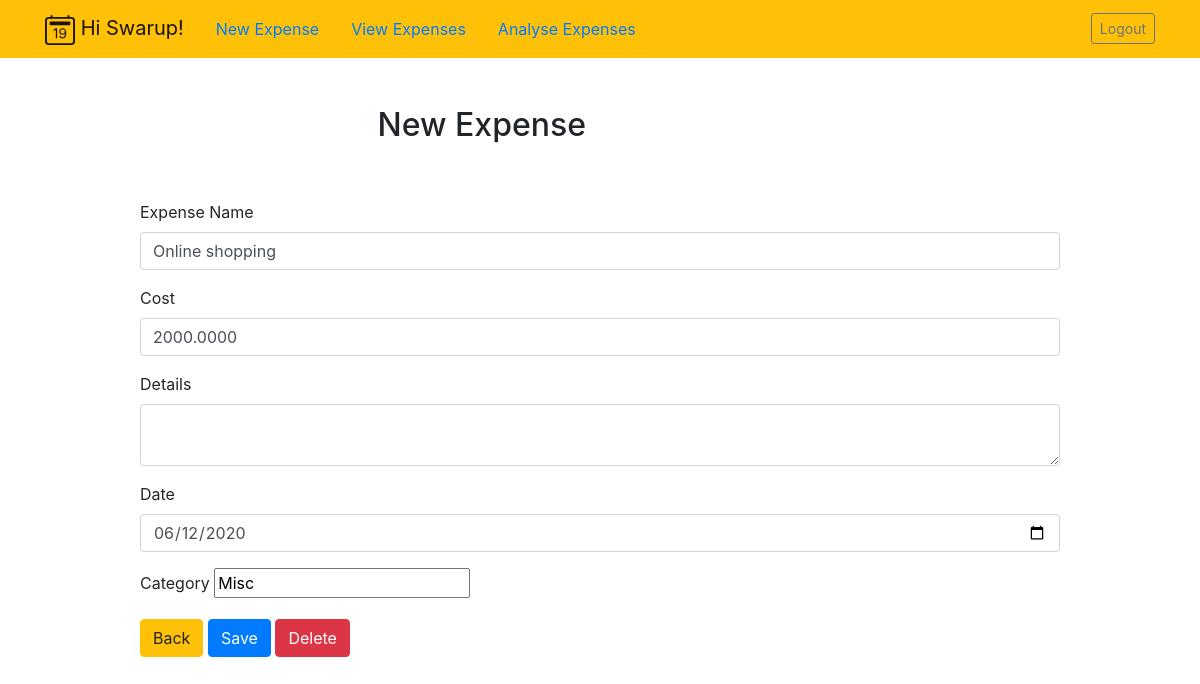
Screenshot of /expenses/view/13 (signed in) with the database file from the repository.
### expenses/models.py (models this page shows, shortened)
class expense(models.Model):
    title = models.CharField(max_length=100)
    details = models.TextField(blank=True)
    value = models.DecimalField(max_digits=10, decimal_places=4, default =0)
    paymentdate = models.DateTimeField(null=True, blank = True)
    category = models.CharField(max_length=100)
    user = models.ForeignKey(User, on_delete=models.CASCADE)

### expenses/views.py (the view, shortened to what this page needs)
# urls.py: path('view/<int:expense_pk>',views.viewexpense,name = "viewexpense"),
@login_required
def viewexpense(request, expense_pk):
    allexpenses = get_object_or_404(expense, pk = expense_pk, user=request.user)
    if request.method == 'GET':
        form = createexpenseform(instance=allexpenses)
        return render(request,'expenses/viewexpense.html',{'expense':allexpenses,'form':form})

### expenses/forms.py
class createexpenseform(ModelForm):
    paymentdate = DateTimeField(widget=forms.widgets.DateTimeInput(format="%Y-%M-%D %H:%M:%S"))
    class Meta:
        model = expense
        fields = ['title','value','details','paymentdate','category']

### expenses/templates/expenses/viewexpense.html (shortened to what this page needs)
{% extends 'userdata/base.html' %}
{% block content %}
<div class="row justify-content-center mt-5">
        <div class="col-md-5">
            <h2>New Expense</h2>
        </div>
</div>
<div class="row justify-content-center mt-5">
    <div class="col-md-10">
        <form method="POST">
            <div class="form-group">
                <label for="title">Expense Name</label>
                <input type="text" name="title" class="form-control" id="title" value = "{{ expense.title }}" required>
            </div>
            <div class="form-group">
                <label for="value">Cost</label>
                <input type="number" name="value" class="form-control" id="value" value = "{{ expense.value }}" required>
            </div>
            <div class="form-group">
                <label for="details">Details</label>
                <textarea name="details" class="form-control" id="details"> {{ expense.details }}  </textarea>
            </div>
            <div class="form-group">
                <label for="paymentdate">Date</label>
                <input type="date" name="paymentdate" class="form-control" id="paymentdate" value = "{{ expense.paymentdate|date:'Y-m-d' }}" data-date-format="YYYY-MM-DD"  required>
            </div>
            <div class="form-group">
             <label for="category">Category</label>
                <input list="category" name="category" value="{{ expense.category }}"/></label>
            </div>
            <button type="button" class="btn btn-warning" onclick="$('#back').click()">Back</button>
            <button type="submit" class="btn btn-primary">Save</button>
            <button type="button" class="btn btn-danger" onclick="$('#delete').click()">Delete</button>
        </form>
    </div>
</div>
{% endblock %}

### userdata/templates/userdata/base.html (shortened to what this page needs)
{% load static %}
<!doctype html>
<html lang="en">
<head>
    <link rel="stylesheet" href="https://stackpath.bootstrapcdn.com/bootstrap/4.4.1/css/bootstrap.min.css">
</head>
<body>
<nav  class="navbar navbar-expand-md navbar-light bg-warning">
<div class="container">
    <a class="navbar-brand" href="{% url 'home' %}">
    {% if user.is_authenticated %}
        <span> Hi {{ user.username }}!</span>
                <a class="nav-link" href="{% url 'createexpense' %}">New Expense</a>
                <a class="nav-link" href="{% url 'currentexpenses' %}">View Expenses</a>
               <a class="nav-link" href="{% url 'monthexpensepage' %}">Analyse Expenses</a>
    {% else %}
        <span>Home</span>
    {% endif %}
    </a>
    <div class="collapse navbar-collapse" id="navbarNav">
    <ul class="navbar-nav ml-auto">
        {% if user.is_authenticated %}
            <li class="nav-item">
                <form  method="POST" action="{% url 'logoutuser' %}">
                    <button class="btn btn-sm btn-outline-secondary" id="signOutBtn" type="submit">Logout</button>
                </form>
            </li>
        {% endif %}
    </ul>
 </div>
</div>
</nav>
<div class="container">
{% block content %}{% endblock %}
</div>
</body>
</html>

### rows the page displays
expense: title "Online shopping", value "2000.0000", paymentdate "06/12/2020", category "Misc"

### other values shown
{{ user.username }} "Swarup"
